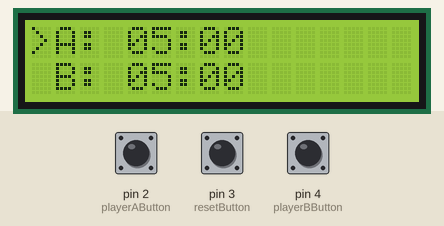
The sketch below on a simulated Arduino Uno, built with avr-gcc and run on an emulated ATmega328P. Parts: 16×2 character LCD. Inputs (shaded band) come from the test bench; at power-on: pin 2 (playerAButton) HIGH, pin 4 (playerBButton) HIGH, pin 3 (resetButton) HIGH.

Above: at 1.2 s.
1.3 s: pin 2 (playerAButton) pulled LOW for 0.15 s
At 3.1 s:
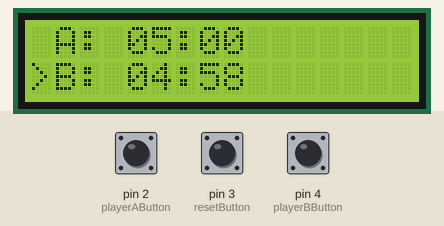
4.4 s: pin 4 (playerBButton) pulled LOW for 0.15 s
At 6.0 s:
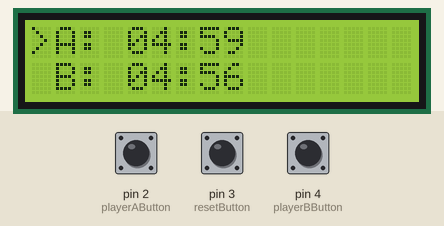
7.5 s: pin 2 (playerAButton) pulled LOW for 1 s
At 9.1 s:
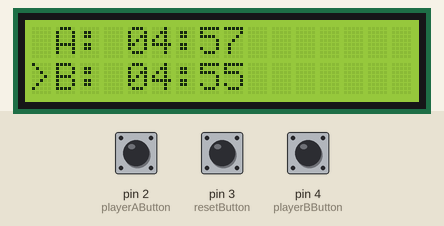
10.8 s: pin 4 (playerBButton) pulled LOW for 1 s
At 11.7 s:
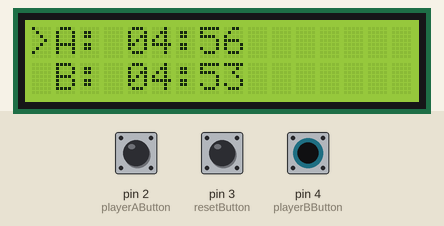
13.8 s: pin 3 (resetButton) pulled LOW for 0.15 s
At 14.8 s:
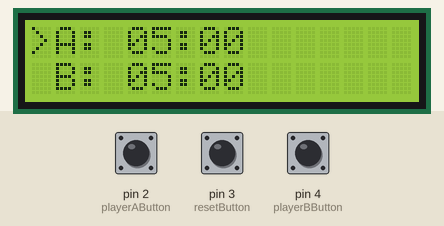
Timing chart, 0 to 16.8 s (numbered marks = the images above; inputs shaded):
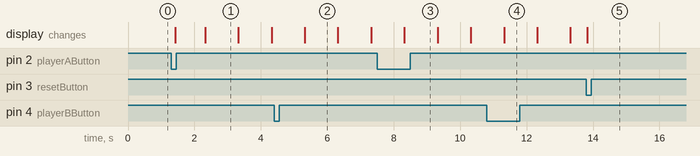

The sketch:

Project-Arduino_Chess_Clock.ino
```cpp
#include <Wire.h>
#include <LiquidCrystal_I2C.h>

LiquidCrystal_I2C lcd(0x27, 16, 2);

// ---------------- Pins ----------------
const int playerAButton = 2;  // D2  → A's button
const int playerBButton = 4;  // D4  → B's button
const int resetButton   = 3;  // D3  → reset button

// ---------------- Time ----------------
int playerATime = 5 * 60;   // 5 minutes each
int playerBTime = 5 * 60;
bool playerATurn = false;   // A starts after first press
bool gameStarted = false;
bool gameOver = false;
unsigned long prevMillis = 0;
const long interval = 1000; // 1 second

// ------------------------------------------------
void setup() {
  lcd.init();
  lcd.backlight();

  pinMode(playerAButton, INPUT_PULLUP);
  pinMode(playerBButton, INPUT_PULLUP);
  pinMode(resetButton,   INPUT_PULLUP);

  displayTimes();
}

// ------------------------------------------------
void loop() {
  unsigned long now = millis();

  // ---------- Reset ----------
  if (digitalRead(resetButton) == LOW) {
    resetGame();
    delay(300);
    return;
  }

  // ---------- Start the game ----------
  if (!gameStarted && !gameOver && digitalRead(playerAButton) == LOW) {
    gameStarted = true;
    playerATurn = true; // A starts first
    delay(50);
  }

  // ---------- If game over, do nothing ----------
  if (gameOver) return;

  // ---------- Switch turns ----------
  if (gameStarted) {
    if (playerATurn && digitalRead(playerAButton) == LOW) {
      playerATurn = false;  // switch to B
      delay(50);
    }
    else if (!playerATurn && digitalRead(playerBButton) == LOW) {
      playerATurn = true;   // switch to A
      delay(50);
    }
  }

  // ---------- Countdown ----------
  if (gameStarted && (now - prevMillis >= interval)) {
    prevMillis = now;

    if (playerATurn && playerATime > 0) playerATime--;
    else if (!playerATurn && playerBTime > 0) playerBTime--;

    // Stop everything when one player's time ends
    if (playerATime == 0 || playerBTime == 0) {
      gameOver = true;
      gameStarted = false;
    }

    displayTimes();
  }
}

// ------------------------------------------------
void resetGame() {
  playerATime = 5 * 60;
  playerBTime = 5 * 60;
  playerATurn = false;
  gameStarted = false;
  gameOver = false;
  displayTimes();
}

// ------------------------------------------------
void displayTimes() {
  lcd.clear();

  // ----- Top row: Player A -----
  if (playerATurn || (!gameStarted && !gameOver)) lcd.print(">");
  else lcd.print(" ");
  lcd.print("A: ");
  lcd.print(formatTime(playerATime));

  // ----- Bottom row: Player B -----
  lcd.setCursor(0, 1);
  if (!playerATurn && gameStarted) lcd.print(">");
  else lcd.print(" ");
  lcd.print("B: ");
  lcd.print(formatTime(playerBTime));

  // ----- Show TIME UP if game ended -----
  if (gameOver) {
    lcd.setCursor(10, playerATime == 0 ? 0 : 1);
    lcd.print("TIME UP!");
  }
}

// ------------------------------------------------
String formatTime(int totalSeconds) {
  int m = totalSeconds / 60;
  int s = totalSeconds % 60;
  char buf[6];
  sprintf(buf, "%02d:%02d", m, s);
  return String(buf);
}
```

Measured:
- after the input at 1.3 s, the display: first changes after 0.12 s (image 1 shows a later state)
- after the input at 4.4 s, the display: changes after 0.92 s (image 2)
- after the input at 7.5 s, the display: changes after 0.82 s (image 3)
- after the input at 10.8 s, the display: changes after 0.52 s (image 4)
- what the display in image 1 shows lasts 1.0 s, from 2.3 s to 3.3 s
